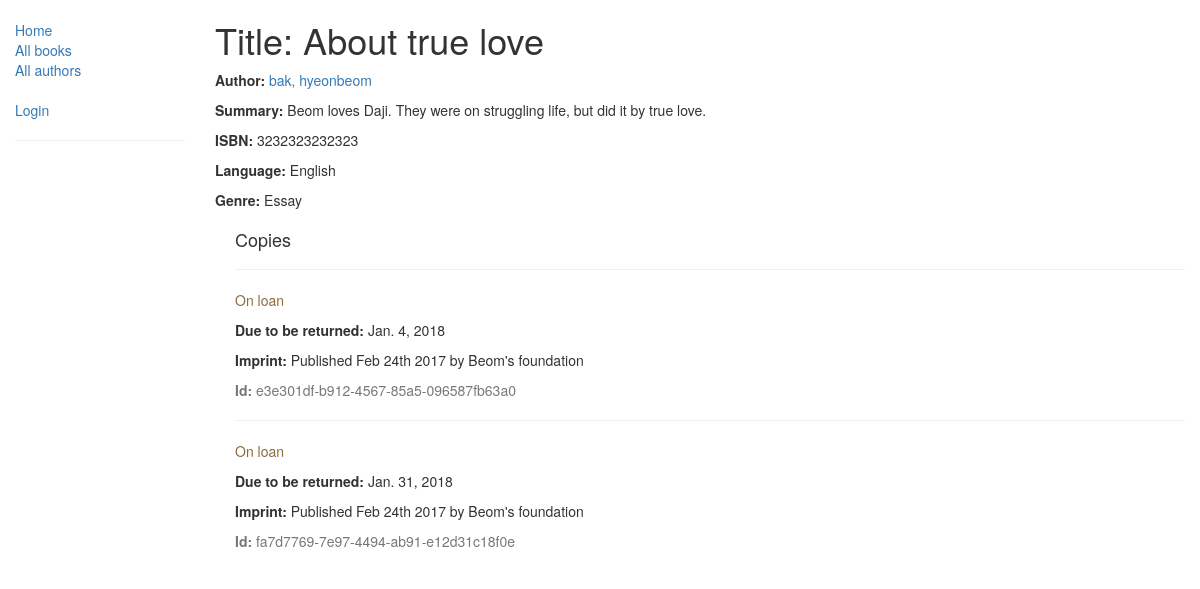
Before: /catalog/book/2 with the older database file.
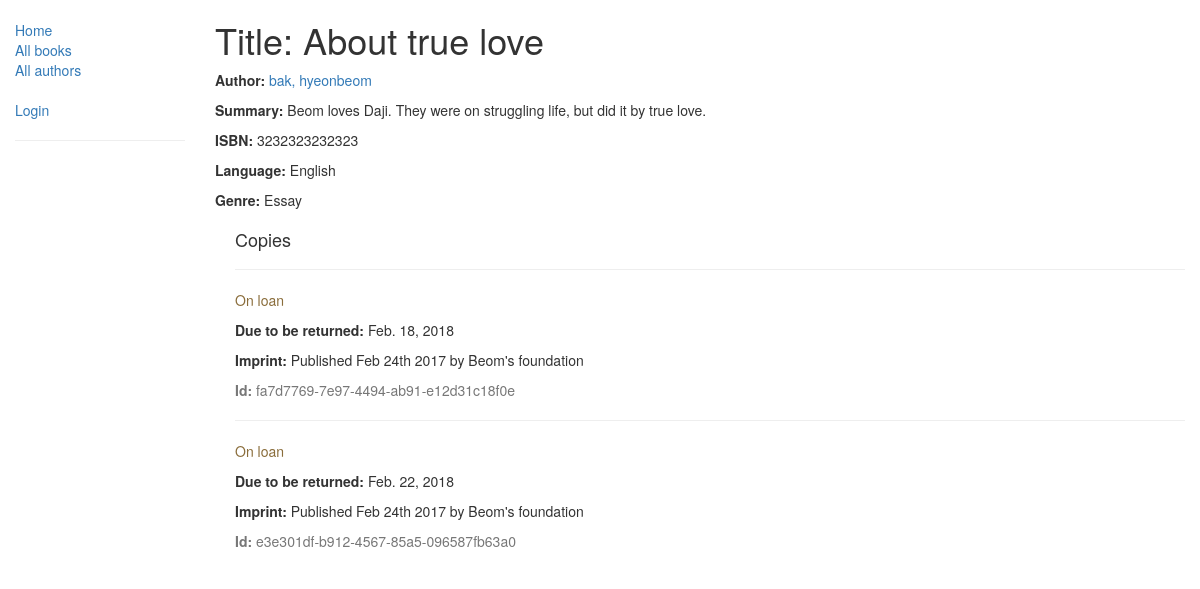
After: the same page with the newer database file.
### catalog/models.py (models this page shows, shortened)
class Genre(models.Model):
    name = models.CharField(max_length=200, help_text="Enter a book genre. (e.g. Science Fiction, French Poetry etc.)")
    def __str__(self):
        return self.name

class BookInstance(models.Model):
    id = models.UUIDField(primary_key=True, default=uuid.uuid4, help_text="Unique ID for this particular book across whole library.")
    book = models.ForeignKey('Book', on_delete=models.SET_NULL, null=True)
    imprint = models.CharField(max_length=200)
    due_back = models.DateField(null=True, blank=True)
    borrower = models.ForeignKey(User, on_delete=models.SET_NULL, null=True, blank=True)
    LOAN_STATUS = (
        ('m', 'Maintenance'),
        ('o', 'On loan'),
        ('a', 'Available'),
        ('r', 'Reserved'),
    )
    status = models.CharField(max_length=1, choices=LOAN_STATUS, blank=True, default='m', help_text='Book availability')
    class Meta:
        ordering = ["due_back"]
        permissions = (("can_mark_returned", "Set book as returned"),)

### catalog/views.py (the view)
# urls.py: path('book/<int:pk>', views.BookDetailView.as_view(), name='book-detail'),
class BookDetailView(generic.DetailView):
    model = Book

### catalog/models.py (called while the page is built)
    def __str__(self):
        return '{0}, {1}'.format(self.last_name, self.first_name)

### catalog/templates/catalog/book_detail.html
{% extends "base_generic.html" %}
{% block content %}
    <h1>Title: {{ book.title }}</h1>
    <p>
        <strong>Author:</strong>
        <a href="{% url 'author-detail' book.author.pk %}">{{ book.author }}</a>
    </p>
    <p>
        <strong>Summary:</strong> {{ book.summary }}</p>
    <p>
        <strong>ISBN:</strong> {{ book.isbn }}</p>
    <p>
        <strong>Language:</strong> {{ book.language }}</p>
    <p>
        <strong>Genre:</strong> {% for genre in book.genre.all %} {{ genre }}{% if not forloop.last %}, {% endif %}{% endfor %}</p>
    <div style="margin-left:20px;margin-top:20px">
        <h4>Copies</h4>
        {% for copy in book.bookinstance_set.all %}
            <hr>
            <p class="{% if copy.status == 'a' %}text-success{% elif copy.status == 'm' %}text-danger{% else %}text-warning{% endif %}">{{ copy.get_status_display }}</p>
            {% if copy.status != 'a' %}
            <p>
                <strong>Due to be returned:</strong> {{copy.due_back}}</p>{% endif %}
            <p>
                <strong>Imprint:</strong> {{copy.imprint}}</p>
            <p class="text-muted">
                <strong>Id:</strong> {{copy.id}}</p>
        {% endfor %}
    </div>
{% endblock %}

Changed rows visible on the page:
changed BookInstance "fa7d7769-7e97-4494-ab91-e12d31c18f0e": due_back "Jan. 31, 2018" → "Feb. 18, 2018"; moves up the list
changed BookInstance "e3e301df-b912-4567-85a5-096587fb63a0": due_back "Jan. 4, 2018" → "Feb. 22, 2018"
